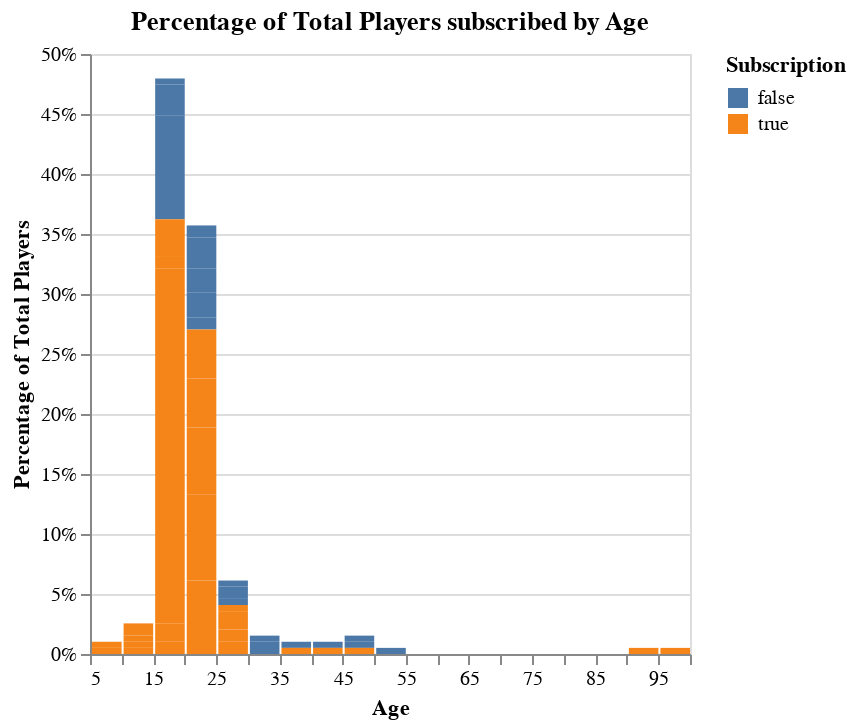

The notebook cell saved with this chart:
### Code cell
game_percentage=(
    game_tidy.groupby(["subscribe","age"])
    .size()
    .reset_index(name="count")
)
game_percentage["percentage"]=(
    game_percentage["count"]/196
)

age_percentage_plot = alt.Chart(game_percentage).mark_bar().encode(
    x=alt.X(
        "age",
        bin=alt.Bin(maxbins=30),
        title=("Age")
    ),
    y=alt.Y(
        "percentage:Q", 
        axis=alt.Axis(format="%"),
        title=("Percentage of Total Players")
    ),
    color=alt.Color("subscribe:N").title("Subscription")
).properties(
    title="Percentage of Total Players subscribed by Age"
)

age_percentage_plot

### Figure 1 — Vega-Lite specification as saved in the notebook (floating-point values rounded to 4 significant figures)
{"config": {"view": {"continuousWidth": 300, "continuousHeight": 300}}, "data": {"name": "data-a0cf86c299ba014b18d38e82b030d0aa"}, "mark": {"type": "bar"}, "encoding": {"color": {"field": "subscribe", "title": "Subscription", "type": "nominal"}, "x": {"bin": {"maxbins": 30}, "field": "age", "title": "Age", "type": "quantitative"}, "y": {"axis": {"format": "%"}, "field": "percentage", "title": "Percentage of Total Players", "type": "quantitative"}}, "title": "Percentage of Total Players subscribed by Age", "$schema": "https://vega.github.io/schema/vega-lite/v5.20.1.json", "datasets": {"data-a0cf86c299ba014b18d38e82b030d0aa": [{"subscribe": false, "age": 17, "count": 17, "percentage": 0.08673}, {"subscribe": false, "age": 18, "count": 5, "percentage": 0.02551}, {"subscribe": false, "age": 19, "count": 1, "percentage": 0.005102}, {"subscribe": false, "age": 20, "count": 2, "percentage": 0.0102}, {"subscribe": false, "age": 21, "count": 4, "percentage": 0.02041}, {"subscribe": false, "age": 22, "count": 4, "percentage": 0.02041}, {"subscribe": false, "age": 23, "count": 5, "percentage": 0.02551}, {"subscribe": false, "age": 24, "count": 2, "percentage": 0.0102}, {"subscribe": false, "age": 25, "count": 1, "percentage": 0.005102}, {"subscribe": false, "age": 26, "count": 2, "percentage": 0.0102}, {"subscribe": false, "age": 28, "count": 1, "percentage": 0.005102}, {"subscribe": false, "age": 32, "count": 2, "percentage": 0.0102}, {"subscribe": false, "age": 33, "count": 1, "percentage": 0.005102}, {"subscribe": false, "age": 37, "count": 1, "percentage": 0.005102}, {"subscribe": false, "age": 42, "count": 1, "percentage": 0.005102}, {"subscribe": false, "age": 45, "count": 1, "percentage": 0.005102}, {"subscribe": false, "age": 46, "count": 1, "percentage": 0.005102}, {"subscribe": false, "age": 50, "count": 1, "percentage": 0.005102}, {"subscribe": true, "age": 8, "count": 1, "percentage": 0.005102}, {"subscribe": true, "age": 9, "count": 1, "percentage": 0.005102}, {"subscribe": true, "age": 10, "count": 1, "percentage": 0.005102}, {"subscribe": true, "age": 11, "count": 1, "percentage": 0.005102}, {"subscribe": true, "age": 12, "count": 1, "percentage": 0.005102}, {"subscribe": true, "age": 14, "count": 2, "percentage": 0.0102}, {"subscribe": true, "age": 15, "count": 2, "percentage": 0.0102}, {"subscribe": true, "age": 16, "count": 3, "percentage": 0.01531}, {"subscribe": true, "age": 17, "count": 58, "percentage": 0.2959}, {"subscribe": true, "age": 18, "count": 2, "percentage": 0.0102}, {"subscribe": true, "age": 19, "count": 6, "percentage": 0.03061}, {"subscribe": true, "age": 20, "count": 12, "percentage": 0.06122}, {"subscribe": true, "age": 21, "count": 14, "percentage": 0.07143}, {"subscribe": true, "age": 22, "count": 11, "percentage": 0.05612}, {"subscribe": true, "age": 23, "count": 8, "percentage": 0.04082}, {"subscribe": true, "age": 24, "count": 8, "percentage": 0.04082}, {"subscribe": true, "age": 25, "count": 2, "percentage": 0.0102}, {"subscribe": true, "age": 26, "count": 2, "percentage": 0.0102}, {"subscribe": true, "age": 27, "count": 3, "percentage": 0.01531}, {"subscribe": true, "age": 28, "count": 1, "percentage": 0.005102}, {"subscribe": true, "age": 38, "count": 1, "percentage": 0.005102}, {"subscribe": true, "age": 44, "count": 1, "percentage": 0.005102}, {"subscribe": true, "age": 49, "count": 1, "percentage": 0.005102}, {"subscribe": true, "age": 91, "count": 1, "percentage": 0.005102}, {"subscribe": true, "age": 99, "count": 1, "percentage": 0.005102}]}}
